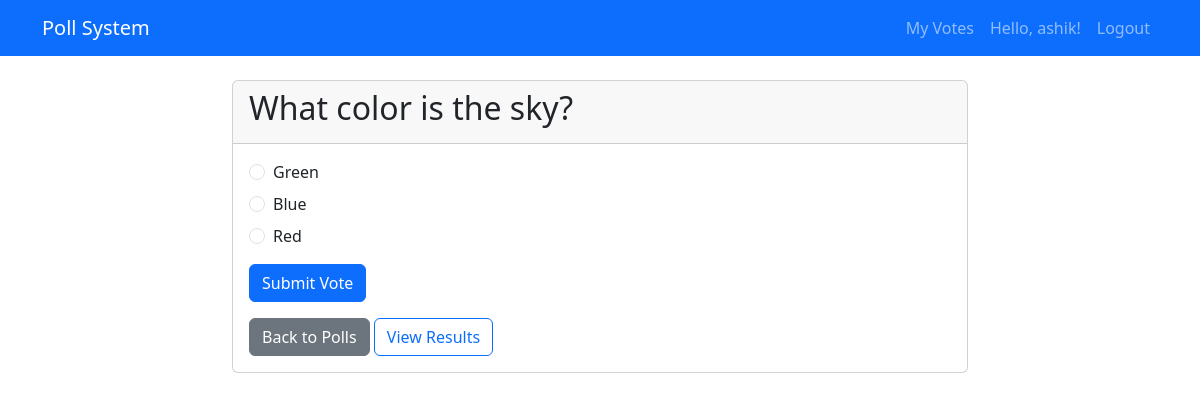
Page /poll/3/ (signed in) on the committed database.
### polls/models.py (models this page shows, shortened)
class Poll(models.Model):
    question = models.CharField(max_length=200)
    created_at = models.DateTimeField(default=timezone.now)
    expires_at = models.DateTimeField(null=True, blank=True)  # poll expiretime
    is_active = models.BooleanField(default=True)
    def is_expired(self):
        if self.expires_at:
            return timezone.now() > self.expires_at
        return False

class Choice(models.Model):
    poll = models.ForeignKey(Poll, on_delete=models.CASCADE, related_name='choices')
    text = models.CharField(max_length=200)

### polls/views.py (the view)
# urls.py: path('poll/<int:poll_id>/', views.poll_detail, name='poll_detail'),
def poll_detail(request, poll_id):
    poll = get_object_or_404(Poll, id=poll_id, is_active=True)
    if poll.is_expired():
        messages.error(request, 'This poll has expired.')
        return redirect('poll_results', poll_id=poll.id) #type=ignore (a Pylance warning VS Code's Python language server - it's not an actual error)
    user_voted = False
    if request.user.is_authenticated:
        user_voted = Vote.objects.filter(user=request.user, poll=poll).exists()
    return render(request, 'polls/poll_detail.html', {
        'poll': poll,
        'user_voted': user_voted
    })

### templates/polls/poll_detail.html (shortened to what this page needs)
{% extends 'base.html' %}
{% block content %}
<div class="row justify-content-center">
    <div class="col-md-8">
        <div class="card">
            <div class="card-header">
                <h2>{{ poll.question }}</h2>
            </div>
            <div class="card-body">
                {% if not user.is_authenticated %}
                    <div class="alert alert-warning">
                        <p>You must <a href="{% url 'login' %}">login</a> to vote in this poll.</p>
                    </div>
                {% elif user_voted %}
                    <div class="alert alert-info">
                        <p>You have already voted in this poll. <a href="{% url 'poll_results' poll.id %}">View results</a></p>
                    </div>
                {% else %}
                    <form method="post" action="{% url 'vote' poll.id %}">
                        <div class="mb-3">
                            {% for choice in poll.choices.all %}
                                <div class="form-check mb-2">
                                    <input class="form-check-input" type="radio" name="choice"
                                           value="{{ choice.id }}" id="choice{{ choice.id }}">
                                    <label class="form-check-label" for="choice{{ choice.id }}">
                                        {{ choice.text }}
                                    </label>
                                </div>
                            {% endfor %}
                        </div>
                        <button type="submit" class="btn btn-primary">Submit Vote</button>
                    </form>
                {% endif %}
                <div class="mt-3">
                    <a href="{% url 'poll_list' %}" class="btn btn-secondary">Back to Polls</a>
                    <a href="{% url 'poll_results' poll.id %}" class="btn btn-outline-primary">View Results</a>
                </div>
            </div>
        </div>
    </div>
</div>
{% endblock %}

### templates/base.html (shortened to what this page needs)
<!DOCTYPE html>
<html lang="en">
<head>
    <link href="https://cdnjs.cloudflare.com/ajax/libs/bootstrap/5.3.0/css/bootstrap.min.css" rel="stylesheet">
</head>
<body>
    <nav class="navbar navbar-expand-lg navbar-dark bg-primary">
        <div class="container">
            <a class="navbar-brand" href="{% url 'poll_list' %}">Poll System</a>
            <div class="navbar-nav ms-auto">
                {% if user.is_authenticated %}
                    <a class="nav-link" href="{% url 'my_votes' %}">My Votes</a>
                    <span class="nav-link">Hello, {{ user.username }}!</span>
                    <a class="nav-link" href="{% url 'logout' %}">Logout</a>
                {% else %}
                    <a class="nav-link" href="{% url 'login' %}">Login</a>
                    <a class="nav-link" href="{% url 'register' %}">Register</a>
                {% endif %}
            </div>
        </div>
    </nav>
    <div class="container mt-4">
        {% block content %}
        {% endblock %}
    </div>
</body>
</html>

### rows in the picture
Poll: question "What color is the sky?"
Choice: text "Green"
Choice: text "Blue"
Choice: text "Red"

### other values in the picture
{{ user.username }} "ashik"
